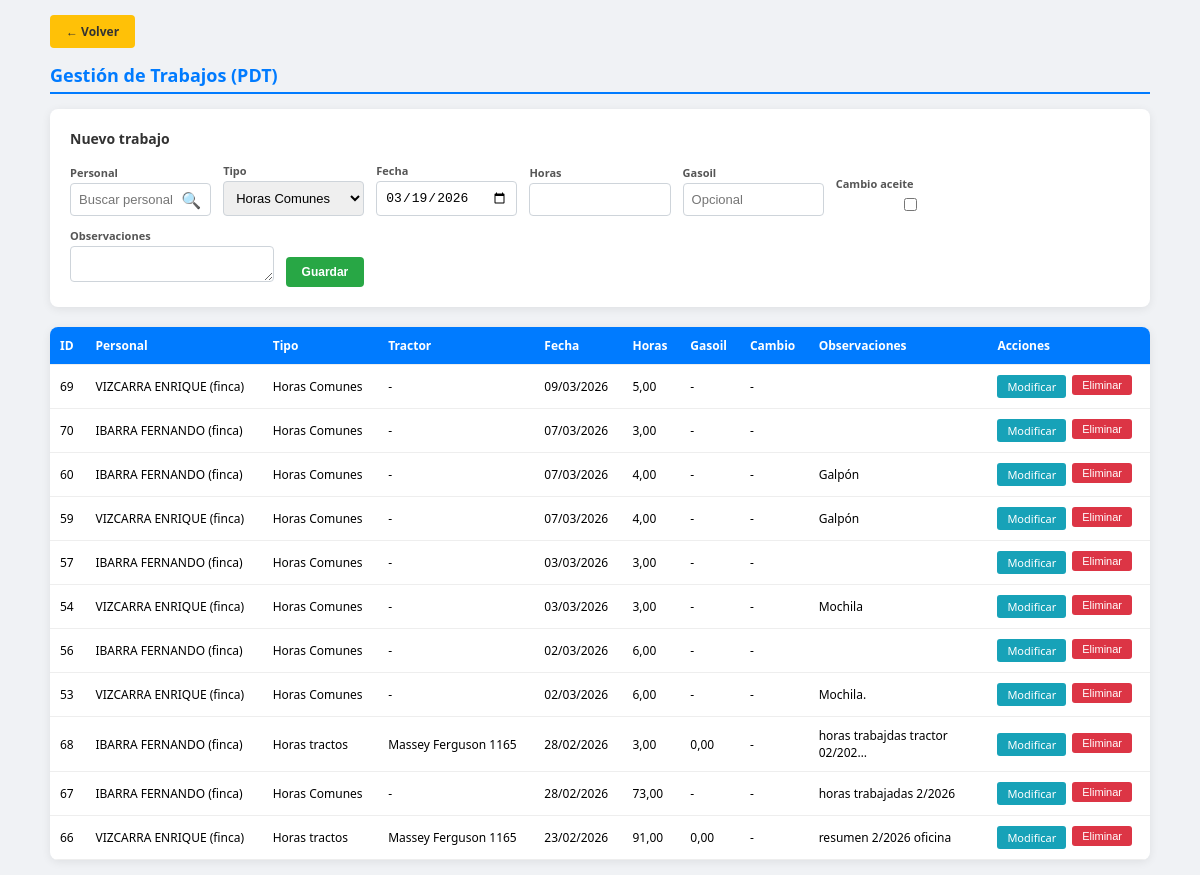
The app's page /gestion_trabajos.php (signed in), older data.
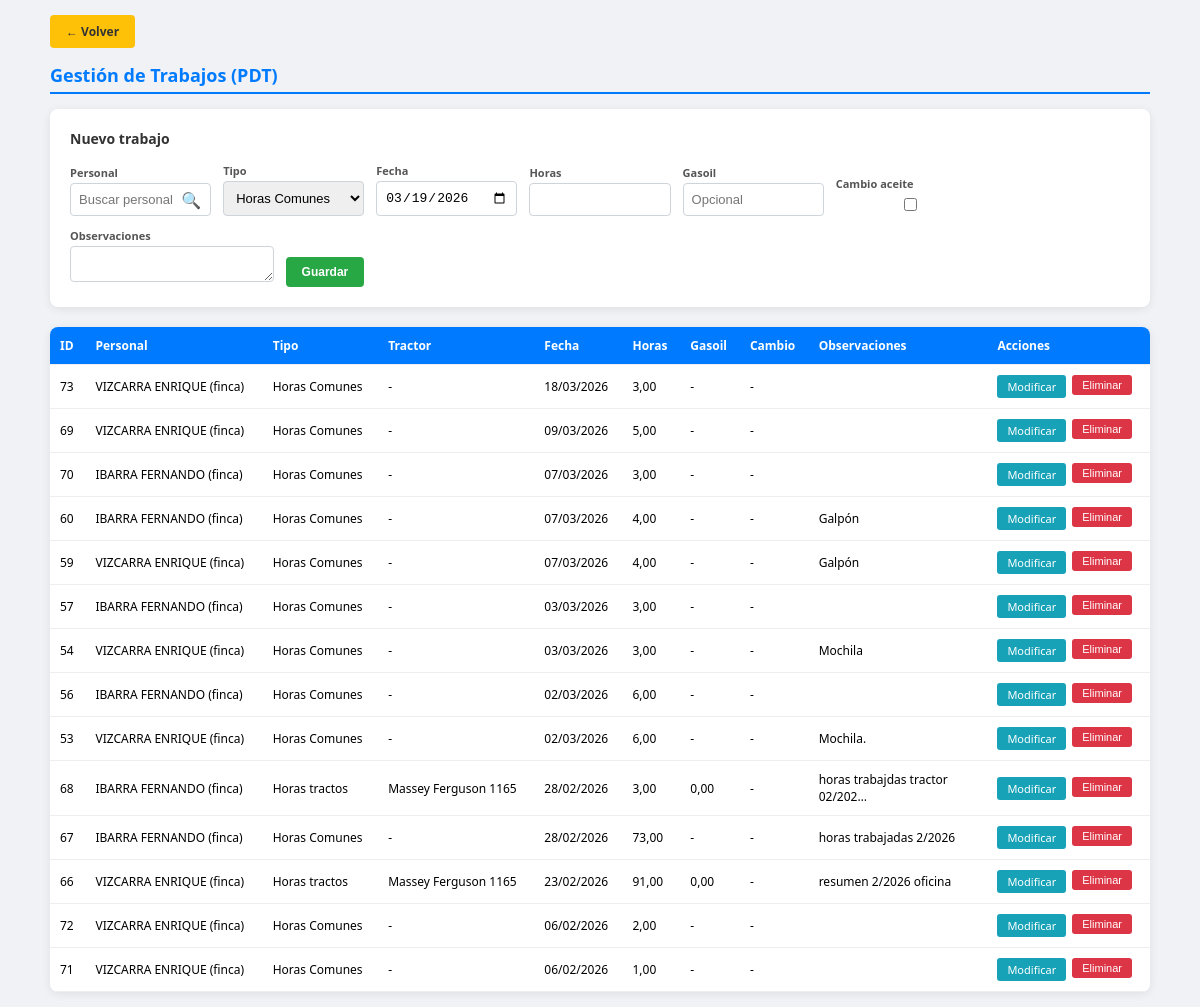
The same page, newer data.
### tables this page shows
CREATE TABLE `pdt` (
  `id` int(11) NOT NULL AUTO_INCREMENT,
  `usuario_id` int(11) NOT NULL,
  `tipo_horas` enum('Horas tractos','Horas Comunes') NOT NULL DEFAULT 'Horas Comunes',
  `tractor` varchar(100) DEFAULT NULL,
  `fecha` date NOT NULL,
  `horas` decimal(5,2) DEFAULT 0.00,
  `cant_gasoil` decimal(6,2) DEFAULT NULL,
  `cambio_aceite` tinyint(1) DEFAULT 0,
  `en_cc` tinyint(1) DEFAULT 0,
  `observaciones` text DEFAULT NULL,
  `fecha_creacion` timestamp NOT NULL DEFAULT current_timestamp(),
  `fecha_modificacion` timestamp NOT NULL DEFAULT current_timestamp() ON UPDATE current_timestamp(),
  PRIMARY KEY (`id`),
  KEY `idx_usuario` (`usuario_id`),
  KEY `idx_fecha` (`fecha`),
  CONSTRAINT `pdt_ibfk_1` FOREIGN KEY (`usuario_id`) REFERENCES `usuarios` (`id`) ON DELETE CASCADE
);

CREATE TABLE `usuarios` (
  `id` int(11) NOT NULL AUTO_INCREMENT,
  `apellido` varchar(150) NOT NULL,
  `dni` varchar(20) NOT NULL,
  `cuit` varchar(25) DEFAULT NULL,
  `domicilio` varchar(200) DEFAULT NULL,
  `email` varchar(100) DEFAULT NULL,
  `celular` varchar(20) DEFAULT NULL,
  `consorcio` varchar(100) DEFAULT NULL,
  PRIMARY KEY (`id`)
);

### gestion_trabajos.php (the view, shortened to what this page needs)
<?php
include 'db.php';
$editar = null;
$nombre_editar = '';
$valores_default = null;
$lista = [];
$res_lista = mysqli_query($conexion, "SELECT p.*, u.apellido AS usuario_nombre FROM pdt p
    INNER JOIN usuarios u ON u.id = p.usuario_id
    ORDER BY p.fecha DESC, p.id DESC LIMIT 500");
if ($res_lista) {
    while ($r = mysqli_fetch_assoc($res_lista)) {
        $lista[] = $r;
    }
}
?>
<!DOCTYPE html>
<html lang="es">
<head>
</head>
<body>
<div class="contenedor">
    <a href="index.php" class="volver">← Volver</a>
    <h1>Gestión de Trabajos (PDT)</h1>
    <div class="form-caja">
        <h2><?= $editar ? 'Modificar trabajo' : 'Nuevo trabajo' ?></h2>
        <form method="POST">
            <?php
            $v = $editar ?: ($valores_default ?: []);
            $pers_nombre = $editar ? ($nombre_editar ?? '') : ($valores_default['usuario_nombre'] ?? '');
            $tipo_sel = $v['tipo_horas'] ?? 'Horas Comunes';
            ?>
            <div class="grid-form">
                <div>
                    <label>Personal</label>
                    <div class="buscador-personal">
                        <input type="text" id="buscadorPersonal" placeholder="Buscar personal..." autocomplete="off" value="<?= htmlspecialchars($pers_nombre) ?>">
                        <span class="ico-lupa" aria-hidden="true">🔍</span>
                    </div>
                </div>
                <div>
                    <label>Tipo</label>
                    <select name="tipo_horas" id="campoTipo">
                        <option value="Horas Comunes" <?= $tipo_sel === 'Horas Comunes' ? 'selected' : '' ?>>Horas Comunes</option>
                    </select>
                </div>
                <div>
                    <label>Fecha</label>
                    <input type="date" name="fecha" id="campoFecha" value="<?= htmlspecialchars($editar['fecha'] ?? date('Y-m-d')) ?>" required>
                </div>
                <div>
                    <label>Horas</label>
                    <input type="number" name="horas" id="campoHoras" step="0.01" min="0" value="<?= $editar ? (float)($editar['horas'] ?? 0) : '' ?>" required>
                </div>
                <div>
                    <label>Gasoil</label>
                    <input type="number" name="cant_gasoil" id="campoGasoil" step="0.01" min="0" value="<?= isset($editar['cant_gasoil']) && $editar['cant_gasoil'] !== null ? $editar['cant_gasoil'] : '' ?>" placeholder="Opcional">
                </div>
                <div>
                    <label>Cambio aceite</label>
                    <input type="checkbox" name="cambio_aceite" id="campoCambio" value="1" <?= ($editar && isset($editar['cambio_aceite']) && $editar['cambio_aceite'] == 1) ? 'checked' : '' ?>>
                </div>
                <div style="grid-column: span 2; display: flex; gap: 12px; align-items: flex-end;">
                    <div style="flex: 1;">
                        <label>Observaciones</label>
                        <textarea name="observaciones" id="campoObservaciones" rows="1" onkeydown="if(event.key==='Enter'&&!event.shiftKey){event.preventDefault();var g=document.getElementById('btnGuardar');if(g)g.focus();}"><?= htmlspecialchars($editar['observaciones'] ?? '') ?></textarea>
                    </div>
                    <div>
                        <label>&nbsp;</label>
                        <button type="submit" name="guardar" id="btnGuardar" class="btn btn-guardar"><?= $editar ? 'Modificar' : 'Guardar' ?></button>
                    </div>
                </div>
            </div>
        </form>
    </div>
    <div class="grid-tabla">
        <table>
            <thead>
                <tr>
                    <th>ID</th>
                    <th>Personal</th>
                    <th>Tipo</th>
                    <th>Tractor</th>
                    <th>Fecha</th>
                    <th>Horas</th>
                    <th>Gasoil</th>
                    <th>Cambio</th>
                    <th>Observaciones</th>
                    <th>Acciones</th>
                </tr>
            </thead>
            <tbody>
                <?php if (empty($lista)): ?>
                <tr><td colspan="10" style="padding: 30px; text-align: center; color: #999;">No hay trabajos cargados</td></tr>
                <?php else: ?>
                <?php foreach ($lista as $p): ?>
                <tr>
                    <td><?= (int)$p['id'] ?></td>
                    <td><?= htmlspecialchars($p['usuario_nombre'] ?? '') ?></td>
                    <td><?= htmlspecialchars($p['tipo_horas'] ?? '-') ?></td>
                    <td><?= htmlspecialchars($p['tractor'] ?? '-') ?></td>
                    <td><?= date('d/m/Y', strtotime($p['fecha'])) ?></td>
                    <td><?= number_format((float)($p['horas'] ?? 0), 2, ',', '.') ?></td>
                    <td><?= isset($p['cant_gasoil']) && $p['cant_gasoil'] !== null ? number_format((float)$p['cant_gasoil'], 2, ',', '.') : '-' ?></td>
                    <td><?= (isset($p['cambio_aceite']) && $p['cambio_aceite'] == 1) ? '✓' : '-' ?></td>
                    <td style="max-width: 150px; overflow: hidden; text-overflow: ellipsis;"><?= htmlspecialchars(mb_substr($p['observaciones'] ?? '', 0, 30)) ?><?= mb_strlen($p['observaciones'] ?? '') > 30 ? '…' : '' ?></td>
                    <td>
                        <div class="acciones">
                            <a href="gestion_trabajos.php?editar=<?= (int)$p['id'] ?>" class="btn-mod">Modificar</a>
                            <form method="POST" style="display:inline;" onsubmit="return confirm('¿Eliminar este trabajo?');">
                                <button type="submit" name="eliminar" class="btn-del">Eliminar</button>
                            </form>
                        </div>
                    </td>
                </tr>
                <?php endforeach; ?>
                <?php endif; ?>
            </tbody>
        </table>
    </div>
</div>
</body>
</html>

### gestion_trabajos.php (style rules this page uses)
body { font-family: 'Segoe UI', sans-serif; background: #f0f2f5; padding: 15px; margin: 0; }
.contenedor { max-width: 1100px; margin: 0 auto; }
h1 { color: #007bff; font-size: 18px; margin: 0 0 15px 0; border-bottom: 2px solid #007bff; padding-bottom: 5px; }
.form-caja { background: white; padding: 20px; border-radius: 8px; box-shadow: 0 2px 10px rgba(0,0,0,0.08); margin-bottom: 20px; }
.form-caja h2 { font-size: 14px; color: #333; margin: 0 0 15px 0; }
.grid-form { display: grid; grid-template-columns: repeat(auto-fill, minmax(140px, 1fr)); gap: 12px; align-items: end; }
label { display: block; font-size: 11px; font-weight: bold; margin-bottom: 3px; color: #555; }
input, select, textarea { width: 100%; padding: 8px; border: 1px solid #ced4da; border-radius: 4px; font-size: 13px; box-sizing: border-box; }
textarea { min-height: 36px; resize: vertical; }
.btn { padding: 8px 16px; border: none; border-radius: 4px; cursor: pointer; font-weight: bold; font-size: 12px; }
.btn-guardar { background: #28a745; color: white; }
.grid-tabla { overflow-x: auto; background: white; border-radius: 8px; box-shadow: 0 2px 10px rgba(0,0,0,0.08); }
table { width: 100%; border-collapse: collapse; font-size: 12px; }
th, td { padding: 10px; text-align: left; border-bottom: 1px solid #eee; }
th { background: #007bff; color: white; font-weight: bold; }
.btn-mod { background: #17a2b8; color: white; padding: 4px 10px; font-size: 11px; border-radius: 3px; text-decoration: none; }
.btn-del { background: #dc3545; color: white; padding: 4px 10px; font-size: 11px; border: none; border-radius: 3px; cursor: pointer; }
.acciones { display: flex; gap: 6px; }
.volver { display: inline-block; margin-bottom: 15px; padding: 8px 16px; text-decoration: none; background: #ffc107; color: #333; font-size: 12px; font-weight: bold; border-radius: 4px; }
.buscador-personal { position: relative; }
.buscador-personal input[type="text"] { padding-right: 36px; }
.buscador-personal .ico-lupa { position: absolute; right: 10px; top: 50%; transform: translateY(-50%); pointer-events: none; color: #6c757d; font-size: 1rem; }

Row changes from the older to the newer data that the page shows:
added pdt: id "73", usuario.apellido "VIZCARRA ENRIQUE (finca)", tipo_horas "Horas Comunes", tractor "-", fecha "18/03/2026", horas "3,00"
added pdt: id "72", usuario.apellido "VIZCARRA ENRIQUE (finca)", tipo_horas "Horas Comunes", tractor "-", fecha "06/02/2026", horas "2,00"
added pdt: id "71", usuario.apellido "VIZCARRA ENRIQUE (finca)", tipo_horas "Horas Comunes", tractor "-", fecha "06/02/2026", horas "1,00"
